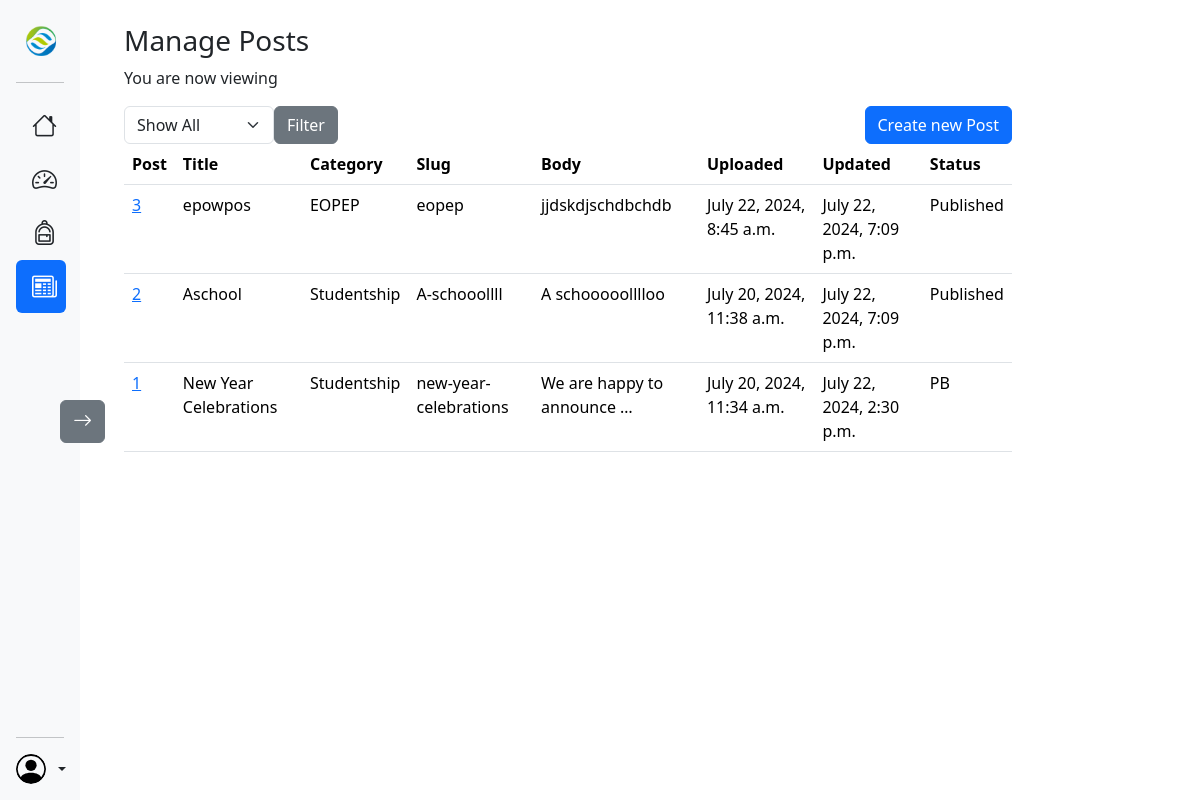
/manager/manageposts/ (signed in), run on the app's committed database.
### news/models.py (models this page shows, shortened)
class Post(models.Model):
  class Categories(models.TextChoices):
    STUDENTSHIP = 'Studentship', 'Studentship'
    EOPEP = 'EOPEP', 'Eopep Examinations'
    EXAMINATIONS = 'EXAMS', 'Examinations'
  class Status(models.TextChoices):
    DRAFT = 'Draft', 'Draft'
    PUBLISHED = 'Published', 'Published'
  title = models.CharField(max_length=255)
  category = models.CharField(max_length=15,
                              choices=Categories.choices,
                              default=Categories.STUDENTSHIP)
  slug = models.SlugField(max_length=255, unique_for_date='published')
  author = models.ForeignKey(SchoolUser,
                            on_delete=models.CASCADE,
                            related_name='news')
  body = CKEditor5Field(config_name='extends')
  published = models.DateTimeField(default=timezone.now)
  created = models.DateTimeField(auto_now_add=True)
  updated = models.DateTimeField(auto_now=True)
  status = models.CharField(max_length=10,
                            choices=Status.choices,
                            default=Status.DRAFT)
  class Meta:
    ordering = ['-published']
    indexes = [
          models.Index(fields=['-published']),
        ]
  def manager_get_absolute_url(self):
      return reverse('news:Manager_Post_Details', args=[self.published.year,
                                                self.published.month,
                                                self.published.day,
                                                self.slug])

### news/views.py (the view)
# urls.py: path('manager/manageposts/', views.ManagePosts, name='Manage_Posts'),
@manager_required
def ManagePosts(request):
  all_posts = Post.objects.all()
  categories = Post.Categories.choices
  selected_category = request.GET.get('category', 'all')
  if selected_category != 'all':
    posts = Post.objects.filter(category=selected_category)
  else:
    posts = all_posts
  return render(request, 'manager/manageposts.html', {'posts':posts,
                                                           'categories':categories})

### dashboard/views.py (called while the page is built)
def manager_required(view_func):
  @wraps(view_func)
  def _wrapped_view(request, *args, **kwargs):
    if request.user.is_authenticated and request.user.role == 'Manager':
        return view_func(request, *args, **kwargs)
    return redirect('Login')
  return _wrapped_view

### news/templates/manager/manageposts.html (shortened to what this page needs)
{% extends 'managerDash.html' %}
{% load static %}
{% block content %}
<div class="container p-4 main-content">
  <h3>Manage Posts</h3>
  <p>You are now viewing {{posts.category}}</p>
  <div class="d-flex justify-content-between">
    <form method="GET" action="{% url 'news:Manage_Posts' %}">
      <div class="d-flex">
        <select name="category" class="form-select" style="width:150px;">
          <option value="all">Show All</option>
        </select>
        <button type="submit" class="btn btn-secondary">Filter</button>
      </div>
    </form>
    <a href="{% url 'news:Create_Post' %}" class="btn btn-primary">Create new Post</a>
  </div>
  <table class="table">
    <thead>
      <tr>
        <th scope="col">Post</th>
        <th scope="col">Title</th>
        <th scope="col">Category</th>
        <th scope="col">Slug</th>
        <th scope="col">Body</th>
        <th scope="col">Uploaded</th>
        <th scope="col">Updated</th>
        <th scope="col">Status</th>
      </tr>
    </thead>
    <tbody>
      {% for post in posts %}
      <tr>
        <td><a href="{{post.manager_get_absolute_url}}">{{ post.id }}</a></td>
        <td>{{ post.title }}</td>
        <td>{{ post.category}}</td>
        <td>{{ post.slug }}</td>
        <td>{{ post.body|safe|truncatewords:5 }}</td>
        <td>{{ post.created }}</td>
        <td>{{ post.updated }}</td>
        <td>{{ post.status }}</td>
      </tr>
      {% endfor %}
    </tbody>
  </table>
</div>
{% endblock %}

### dashboard/static/css/style.css (style rules this page uses)
.main-content { width:78%; margin-left: 290px; z-index:-1; }

### data on the page
Post: id "3", title "epowpos", category "EOPEP", slug "eopep", body "jjdskdjschdbchdb", created "July 22, 2024, 8:45 a.m.", updated "July 22, 2024, 7:09 p.m.", status "Published"
Post: id "2", title "Aschool", category "Studentship", slug "A-schooollll", body "A schooooolllloo", created "July 20, 2024, 11:38 a.m.", updated "July 22, 2024, 7:09 p.m.", status "Published"
Post: id "1", title "New Year Celebrations", category "Studentship", slug "new-year-celebrations", body "We are happy to announce …", created "July 20, 2024, 11:34 a.m.", updated "July 22, 2024, 2:30 p.m.", status "PB"
